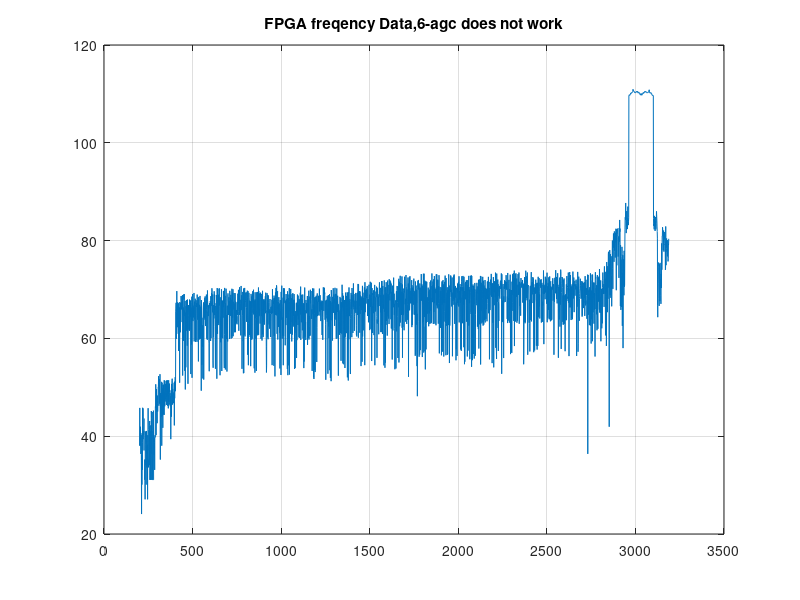

The MATLAB source for this figure:
%% plot frequency spectrum
close all;
load caps.mat

%%
plot(20*log10(abs(fd_35)));
grid on;
title('FPGA freqency Data,6-agc does not work');